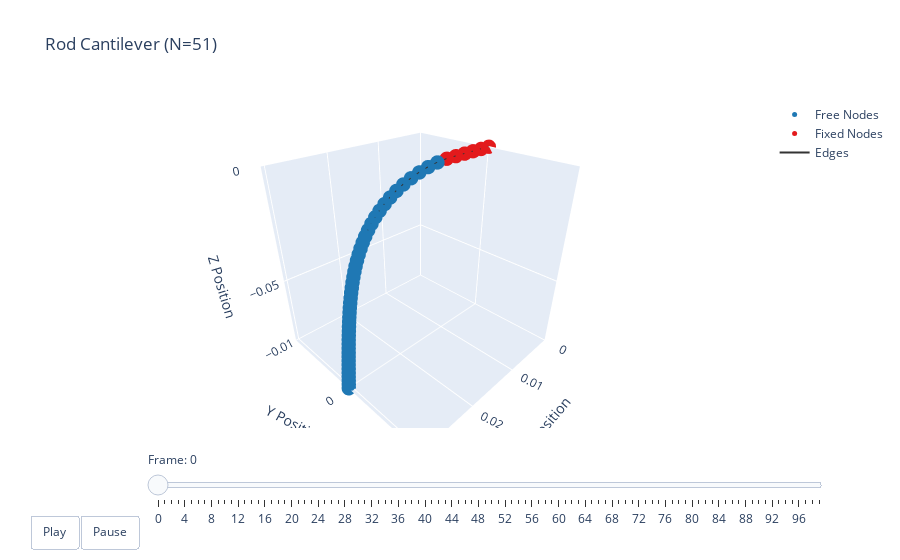

The notebook cell this image was saved under:
### Code cell
t = np.arange(robot.sim_params.total_time, step=robot.sim_params.dt)
options = dismech.AnimationOptions(y_lim=[-0.01, 0.01],
                  title='Rod Cantilever (N=51)')

fig = dismech.get_interactive_animation_plotly(robot, t, qs, options)
fig.show()

### Figure 1 — Plotly figure (JSON) as saved in the notebook; plotly's stock layout.template omitted (floating-point values rounded to 4 significant figures; data arrays with more than 128 entries replaced by an {"elided": "..."} marker saying what was removed)
{"data": [{"marker": {"color": "#1f78b4", "size": 5}, "mode": "markers", "name": "Free Nodes", "type": "scatter3d", "x": [0.01196, 0.01382, 0.01554, 0.0171, 0.01851, 0.01977, 0.02088, 0.02187, 0.02274, 0.02352, 0.0242, 0.0248, 0.02533, 0.0258, 0.02622, 0.02659, 0.02692, 0.02722, 0.02749, 0.02773, 0.02795, 0.02814, 0.02832, 0.02849, 0.02864, 0.02878, 0.02891, 0.02903, 0.02914, 0.02925, 0.02935, 0.02944, 0.02954, 0.02962, 0.02971, 0.02979, 0.02988, 0.02996, 0.03004, 0.03011, 0.03019, 0.03027, 0.03035, 0.03043, 0.0305], "y": [-0.0, 0.0, 0.0, 0.0, 0.0, 0.0, 0.0, 0.0, 0.0, 0.0, 0.0, 0.0, 0.0, 0.0, 0.0, 0.0, 0.0, 0.0, 0.0, 0.0, 0.0, 0.0, 0.0, 0.0, 0.0, 0.0, 0.0, 0.0, 0.0, 0.0, 0.0, 0.0, 0.0, 0.0, 0.0, 0.0, 0.0, 0.0, 0.0, 0.0, 0.0, 0.0, 0.0, 0.0, 0.0], "z": [-0.0004016, -0.001144, -0.002166, -0.003411, -0.004831, -0.006386, -0.008046, -0.009784, -0.01158, -0.01343, -0.01531, -0.01722, -0.01915, -0.02109, -0.02305, -0.02501, -0.02698, -0.02896, -0.03094, -0.03293, -0.03492, -0.03691, -0.0389, -0.04089, -0.04289, -0.04488, -0.04688, -0.04887, -0.05087, -0.05287, -0.05486, -0.05686, -0.05886, -0.06086, -0.06286, -0.06485, -0.06685, -0.06885, -0.07085, -0.07285, -0.07485, -0.07685, -0.07884, -0.08084, -0.08284]}, {"marker": {"color": "#e31a1c", "size": 5}, "mode": "markers", "name": "Fixed Nodes", "type": "scatter3d", "x": [0.0, 0.002, 0.004, 0.006, 0.008, 0.01], "y": [0.0, -0.0, -0.0, -0.0, -0.0, -0.0], "z": [0.0, -0.0, -0.0, -0.0, -0.0, -0.0]}, {"line": {"color": "#333333", "width": 2}, "mode": "lines", "name": "Edges", "type": "scatter3d", "x": {"elided": "150 float values"}, "y": {"elided": "150 int values"}, "z": {"elided": "150 float values"}}, {"color": "rgba(166, 206, 227, 0.7)", "i": [], "j": [], "k": [], "name": "Faces", "opacity": 0.7, "showscale": false, "type": "mesh3d", "x": [0.0, 0.002, 0.004, 0.006, 0.008, 0.01, 0.01196, 0.01382, 0.01554, 0.0171, 0.01851, 0.01977, 0.02088, 0.02187, 0.02274, 0.02352, 0.0242, 0.0248, 0.02533, 0.0258, 0.02622, 0.02659, 0.02692, 0.02722, 0.02749, 0.02773, 0.02795, 0.02814, 0.02832, 0.02849, 0.02864, 0.02878, 0.02891, 0.02903, 0.02914, 0.02925, 0.02935, 0.02944, 0.02954, 0.02962, 0.02971, 0.02979, 0.02988, 0.02996, 0.03004, 0.03011, 0.03019, 0.03027, 0.03035, 0.03043, 0.0305], "y": [0.0, -0.0, -0.0, -0.0, -0.0, -0.0, -0.0, 0.0, 0.0, 0.0, 0.0, 0.0, 0.0, 0.0, 0.0, 0.0, 0.0, 0.0, 0.0, 0.0, 0.0, 0.0, 0.0, 0.0, 0.0, 0.0, 0.0, 0.0, 0.0, 0.0, 0.0, 0.0, 0.0, 0.0, 0.0, 0.0, 0.0, 0.0, 0.0, 0.0, 0.0, 0.0, 0.0, 0.0, 0.0, 0.0, 0.0, 0.0, 0.0, 0.0, 0.0], "z": [0.0, -0.0, -0.0, -0.0, -0.0, -0.0, -0.0004016, -0.001144, -0.002166, -0.003411, -0.004831, -0.006386, -0.008046, -0.009784, -0.01158, -0.01343, -0.01531, -0.01722, -0.01915, -0.02109, -0.02305, -0.02501, -0.02698, -0.02896, -0.03094, -0.03293, -0.03492, -0.03691, -0.0389, -0.04089, -0.04289, -0.04488, -0.04688, -0.04887, -0.05087, -0.05287, -0.05486, -0.05686, -0.05886, -0.06086, -0.06286, -0.06485, -0.06685, -0.06885, -0.07085, -0.07285, -0.07485, -0.07685, -0.07884, -0.08084, -0.08284]}], "layout": {"scene": {"camera": {"eye": {"x": 1.225, "y": 1.225, "z": 1.0}}, "xaxis": {"range": [0, 0.03052], "title": {"text": "X Position"}}, "yaxis": {"range": [-0.01, 0.01], "title": {"text": "Y Position"}}, "zaxis": {"range": [-0.08284, 0], "title": {"text": "Z Position"}}}, "sliders": [{"currentvalue": {"prefix": "Frame: "}, "steps": [{"args": [["0"], {"frame": {"duration": 50, "redraw": true}, "mode": "immediate"}], "label": "0", "method": "animate"}, {"args": [["1"], {"frame": {"duration": 50, "redraw": true}, "mode": "immediate"}], "label": "1", "method": "animate"}, {"args": [["2"], {"frame": {"duration": 50, "redraw": true}, "mode": "immediate"}], "label": "2", "method": "animate"}, {"args": [["3"], {"frame": {"duration": 50, "redraw": true}, "mode": "immediate"}], "label": "3", "method": "animate"}, {"args": [["4"], {"frame": {"duration": 50, "redraw": true}, "mode": "immediate"}], "label": "4", "method": "animate"}, {"args": [["5"], {"frame": {"duration": 50, "redraw": true}, "mode": "immediate"}], "label": "5", "method": "animate"}, {"args": [["6"], {"frame": {"duration": 50, "redraw": true}, "mode": "immediate"}], "label": "6", "method": "animate"}, {"args": [["7"], {"frame": {"duration": 50, "redraw": true}, "mode": "immediate"}], "label": "7", "method": "animate"}, {"args": [["8"], {"frame": {"duration": 50, "redraw": true}, "mode": "immediate"}], "label": "8", "method": "animate"}, {"args": [["9"], {"frame": {"duration": 50, "redraw": true}, "mode": "immediate"}], "label": "9", "method": "animate"}, {"args": [["10"], {"frame": {"duration": 50, "redraw": true}, "mode": "immediate"}], "label": "10", "method": "animate"}, {"args": [["11"], {"frame": {"duration": 50, "redraw": true}, "mode": "immediate"}], "label": "11", "method": "animate"}, {"args": [["12"], {"frame": {"duration": 50, "redraw": true}, "mode": "immediate"}], "label": "12", "method": "animate"}, {"args": [["13"], {"frame": {"duration": 50, "redraw": true}, "mode": "immediate"}], "label": "13", "method": "animate"}, {"args": [["14"], {"frame": {"duration": 50, "redraw": true}, "mode": "immediate"}], "label": "14", "method": "animate"}, {"args": [["15"], {"frame": {"duration": 50, "redraw": true}, "mode": "immediate"}], "label": "15", "method": "animate"}, {"args": [["16"], {"frame": {"duration": 50, "redraw": true}, "mode": "immediate"}], "label": "16", "method": "animate"}, {"args": [["17"], {"frame": {"duration": 50, "redraw": true}, "mode": "immediate"}], "label": "17", "method": "animate"}, {"args": [["18"], {"frame": {"duration": 50, "redraw": true}, "mode": "immediate"}], "label": "18", "method": "animate"}, {"args": [["19"], {"frame": {"duration": 50, "redraw": true}, "mode": "immediate"}], "label": "19", "method": "animate"}, {"args": [["20"], {"frame": {"duration": 50, "redraw": true}, "mode": "immediate"}], "label": "20", "method": "animate"}, {"args": [["21"], {"frame": {"duration": 50, "redraw": true}, "mode": "immediate"}], "label": "21", "method": "animate"}, {"args": [["22"], {"frame": {"duration": 50, "redraw": true}, "mode": "immediate"}], "label": "22", "method": "animate"}, {"args": [["23"], {"frame": {"duration": 50, "redraw": true}, "mode": "immediate"}], "label": "23", "method": "animate"}, {"args": [["24"], {"frame": {"duration": 50, "redraw": true}, "mode": "immediate"}], "label": "24", "method": "animate"}, {"args": [["25"], {"frame": {"duration": 50, "redraw": true}, "mode": "immediate"}], "label": "25", "method": "animate"}, {"args": [["26"], {"frame": {"duration": 50, "redraw": true}, "mode": "immediate"}], "label": "26", "method": "animate"}, {"args": [["27"], {"frame": {"duration": 50, "redraw": true}, "mode": "immediate"}], "label": "27", "method": "animate"}, {"args": [["28"], {"frame": {"duration": 50, "redraw": true}, "mode": "immediate"}], "label": "28", "method": "animate"}, {"args": [["29"], {"frame": {"duration": 50, "redraw": true}, "mode": "immediate"}], "label": "29", "method": "animate"}, {"args": [["30"], {"frame": {"duration": 50, "redraw": true}, "mode": "immediate"}], "label": "30", "method": "animate"}, {"args": [["31"], {"frame": {"duration": 50, "redraw": true}, "mode": "immediate"}], "label": "31", "method": "animate"}, {"args": [["32"], {"frame": {"duration": 50, "redraw": true}, "mode": "immediate"}], "label": "32", "method": "animate"}, {"args": [["33"], {"frame": {"duration": 50, "redraw": true}, "mode": "immediate"}], "label": "33", "method": "animate"}, {"args": [["34"], {"frame": {"duration": 50, "redraw": true}, "mode": "immediate"}], "label": "34", "method": "animate"}, {"args": [["35"], {"frame": {"duration": 50, "redraw": true}, "mode": "immediate"}], "label": "35", "method": "animate"}, {"args": [["36"], {"frame": {"duration": 50, "redraw": true}, "mode": "immediate"}], "label": "36", "method": "animate"}, {"args": [["37"], {"frame": {"duration": 50, "redraw": true}, "mode": "immediate"}], "label": "37", "method": "animate"}, {"args": [["38"], {"frame": {"duration": 50, "redraw": true}, "mode": "immediate"}], "label": "38", "method": "animate"}, {"args": [["39"], {"frame": {"duration": 50, "redraw": true}, "mode": "immediate"}], "label": "39", "method": "animate"}, {"args": [["40"], {"frame": {"duration": 50, "redraw": true}, "mode": "immediate"}], "label": "40", "method": "animate"}, {"args": [["41"], {"frame": {"duration": 50, "redraw": true}, "mode": "immediate"}], "label": "41", "method": "animate"}, {"args": [["42"], {"frame": {"duration": 50, "redraw": true}, "mode": "immediate"}], "label": "42", "method": "animate"}, {"args": [["43"], {"frame": {"duration": 50, "redraw": true}, "mode": "immediate"}], "label": "43", "method": "animate"}, {"args": [["44"], {"frame": {"duration": 50, "redraw": true}, "mode": "immediate"}], "label": "44", "method": "animate"}, {"args": [["45"], {"frame": {"duration": 50, "redraw": true}, "mode": "immediate"}], "label": "45", "method": "animate"}, {"args": [["46"], {"frame": {"duration": 50, "redraw": true}, "mode": "immediate"}], "label": "46", "method": "animate"}, {"args": [["47"], {"frame": {"duration": 50, "redraw": true}, "mode": "immediate"}], "label": "47", "method": "animate"}, {"args": [["48"], {"frame": {"duration": 50, "redraw": true}, "mode": "immediate"}], "label": "48", "method": "animate"}, {"args": [["49"], {"frame": {"duration": 50, "redraw": true}, "mode": "immediate"}], "label": "49", "method": "animate"}, {"args": [["50"], {"frame": {"duration": 50, "redraw": true}, "mode": "immediate"}], "label": "50", "method": "animate"}, {"args": [["51"], {"frame": {"duration": 50, "redraw": true}, "mode": "immediate"}], "label": "51", "method": "animate"}, {"args": [["52"], {"frame": {"duration": 50, "redraw": true}, "mode": "immediate"}], "label": "52", "method": "animate"}, {"args": [["53"], {"frame": {"duration": 50, "redraw": true}, "mode": "immediate"}], "label": "53", "method": "animate"}, {"args": [["54"], {"frame": {"duration": 50, "redraw": true}, "mode": "immediate"}], "label": "54", "method": "animate"}, {"args": [["55"], {"frame": {"duration": 50, "redraw": true}, "mode": "immediate"}], "label": "55", "method": "animate"}, {"args": [["56"], {"frame": {"duration": 50, "redraw": true}, "mode": "immediate"}], "label": "56", "method": "animate"}, {"args": [["57"], {"frame": {"duration": 50, "redraw": true}, "mode": "immediate"}], "label": "57", "method": "animate"}, {"args": [["58"], {"frame": {"duration": 50, "redraw": true}, "mode": "immediate"}], "label": "58", "method": "animate"}, {"args": [["59"], {"frame": {"duration": 50, "redraw": true}, "mode": "immediate"}], "label": "59", "method": "animate"}, {"args": [["60"], {"frame": {"duration": 50, "redraw": true}, "mode": "immediate"}], "label": "60", "method": "animate"}, {"args": [["61"], {"frame": {"duration": 50, "redraw": true}, "mode": "immediate"}], "label": "61", "method": "animate"}, {"args": [["62"], {"frame": {"duration": 50, "redraw": true}, "mode": "immediate"}], "label": "62", "method": "animate"}, {"args": [["63"], {"frame": {"duration": 50, "redraw": true}, "mode": "immediate"}], "label": "63", "method": "animate"}, {"args": [["64"], {"frame": {"duration": 50, "redraw": true}, "mode": "immediate"}], "label": "64", "method": "animate"}, {"args": [["65"], {"frame": {"duration": 50, "redraw": true}, "mode": "immediate"}], "label": "65", "method": "animate"}, {"args": [["66"], {"frame": {"duration": 50, "redraw": true}, "mode": "immediate"}], "label": "66", "method": "animate"}, {"args": [["67"], {"frame": {"duration": 50, "redraw": true}, "mode": "immediate"}], "label": "67", "method": "animate"}, {"args": [["68"], {"frame": {"duration": 50, "redraw": true}, "mode": "immediate"}], "label": "68", "method": "animate"}, {"args": [["69"], {"frame": {"duration": 50, "redraw": true}, "mode": "immediate"}], "label": "69", "method": "animate"}, {"args": [["70"], {"frame": {"duration": 50, "redraw": true}, "mode": "immediate"}], "label": "70", "method": "animate"}, {"args": [["71"], {"frame": {"duration": 50, "redraw": true}, "mode": "immediate"}], "label": "71", "method": "animate"}, {"args": [["72"], {"frame": {"duration": 50, "redraw": true}, "mode": "immediate"}], "label": "72", "method": "animate"}, {"args": [["73"], {"frame": {"duration": 50, "redraw": true}, "mode": "immediate"}], "label": "73", "method": "animate"}, {"args": [["74"], {"frame": {"duration": 50, "redraw": true}, "mode": "immediate"}], "label": "74", "method": "animate"}, {"args": [["75"], {"frame": {"duration": 50, "redraw": true}, "mode": "immediate"}], "label": "75", "method": "animate"}, {"args": [["76"], {"frame": {"duration": 50, "redraw": true}, "mode": "immediate"}], "label": "76", "method": "animate"}, {"args": [["77"], {"frame": {"duration": 50, "redraw": true}, "mode": "immediate"}], "label": "77", "method": "animate"}, {"args": [["78"], {"frame": {"duration": 50, "redraw": true}, "mode": "immediate"}], "label": "78", "method": "animate"}, {"args": [["79"], {"frame": {"duration": 50, "redraw": true}, "mode": "immediate"}], "label": "79", "method": "animate"}, {"args": [["80"], {"frame": {"duration": 50, "redraw": true}, "mode": "immediate"}], "label": "80", "method": "animate"}, {"args": [["81"], {"frame": {"duration": 50, "redraw": true}, "mode": "immediate"}], "label": "81", "method": "animate"}, {"args": [["82"], {"frame": {"duration": 50, "redraw": true}, "mode": "immediate"}], "label": "82", "method": "animate"}, {"args": [["83"], {"frame": {"duration": 50, "redraw": true}, "mode": "immediate"}], "label": "83", "method": "animate"}, {"args": [["84"], {"frame": {"duration": 50, "redraw": true}, "mode": "immediate"}], "label": "84", "method": "animate"}, {"args": [["85"], {"frame": {"duration": 50, "redraw": true}, "mode": "immediate"}], "label": "85", "method": "animate"}, {"args": [["86"], {"frame": {"duration": 50, "redraw": true}, "mode": "immediate"}], "label": "86", "method": "animate"}, {"args": [["87"], {"frame": {"duration": 50, "redraw": true}, "mode": "immediate"}], "label": "87", "method": "animate"}, {"args": [["88"], {"frame": {"duration": 50, "redraw": true}, "mode": "immediate"}], "label": "88", "method": "animate"}, {"args": [["89"], {"frame": {"duration": 50, "redraw": true}, "mode": "immediate"}], "label": "89", "method": "animate"}, {"args": [["90"], {"frame": {"duration": 50, "redraw": true}, "mode": "immediate"}], "label": "90", "method": "animate"}, {"args": [["91"], {"frame": {"duration": 50, "redraw": true}, "mode": "immediate"}], "label": "91", "method": "animate"}, {"args": [["92"], {"frame": {"duration": 50, "redraw": true}, "mode": "immediate"}], "label": "92", "method": "animate"}, {"args": [["93"], {"frame": {"duration": 50, "redraw": true}, "mode": "immediate"}], "label": "93", "method": "animate"}, {"args": [["94"], {"frame": {"duration": 50, "redraw": true}, "mode": "immediate"}], "label": "94", "method": "animate"}, {"args": [["95"], {"frame": {"duration": 50, "redraw": true}, "mode": "immediate"}], "label": "95", "method": "animate"}, {"args": [["96"], {"frame": {"duration": 50, "redraw": true}, "mode": "immediate"}], "label": "96", "method": "animate"}, {"args": [["97"], {"frame": {"duration": 50, "redraw": true}, "mode": "immediate"}], "label": "97", "method": "animate"}, {"args": [["98"], {"frame": {"duration": 50, "redraw": true}, "mode": "immediate"}], "label": "98", "method": "animate"}, {"args": [["99"], {"frame": {"duration": 50, "redraw": true}, "mode": "immediate"}], "label": "99", "method": "animate"}], "transition": {"duration": 0}, "x": 0.1, "y": 0}], "title": {"text": "Rod Cantilever (N=51)"}, "updatemenus": [{"buttons": [{"args": [null, {"frame": {"duration": 50, "redraw": true}, "fromcurrent": true}], "label": "Play", "method": "animate"}, {"args": [[null], {"frame": {"duration": 0, "redraw": true}, "mode": "immediate"}], "label": "Pause", "method": "animate"}], "direction": "left", "pad": {"r": 10, "t": 87}, "showactive": false, "type": "buttons", "x": 0.1, "xanchor": "right", "y": 0, "yanchor": "top"}]}}
